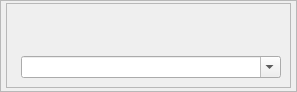
<?xml version="1.0" encoding="UTF-8"?>
<ui version="4.0">
 <class>QGenieFrameSearch</class>
 <widget class="QFrame" name="QGenieFrameSearch">
  <property name="geometry">
   <rect>
    <x>0</x>
    <y>0</y>
    <width>297</width>
    <height>92</height>
   </rect>
  </property>
  <property name="sizePolicy">
   <sizepolicy hsizetype="Preferred" vsizetype="Preferred">
    <horstretch>0</horstretch>
    <verstretch>0</verstretch>
   </sizepolicy>
  </property>
  <property name="minimumSize">
   <size>
    <width>0</width>
    <height>92</height>
   </size>
  </property>
  <property name="windowTitle">
   <string>Frame</string>
  </property>
  <property name="layoutDirection">
   <enum>Qt::LeftToRight</enum>
  </property>
  <property name="styleSheet">
   <string notr="true"/>
  </property>
  <property name="frameShape">
   <enum>QFrame::StyledPanel</enum>
  </property>
  <property name="frameShadow">
   <enum>QFrame::Raised</enum>
  </property>
  <property name="stylehintsub" stdset="0">
   <number>0</number>
  </property>
  <property name="stylehintlevel" stdset="0">
   <number>0</number>
  </property>
  <layout class="QHBoxLayout" name="horizontalLayout_2">
   <property name="leftMargin">
    <number>4</number>
   </property>
   <property name="topMargin">
    <number>2</number>
   </property>
   <property name="rightMargin">
    <number>4</number>
   </property>
   <property name="bottomMargin">
    <number>2</number>
   </property>
   <item>
    <widget class="QFrame" name="frame">
     <property name="sizePolicy">
      <sizepolicy hsizetype="Fixed" vsizetype="Fixed">
       <horstretch>0</horstretch>
       <verstretch>0</verstretch>
      </sizepolicy>
     </property>
     <property name="minimumSize">
      <size>
       <width>285</width>
       <height>85</height>
      </size>
     </property>
     <property name="maximumSize">
      <size>
       <width>285</width>
       <height>85</height>
      </size>
     </property>
     <property name="frameShape">
      <enum>QFrame::StyledPanel</enum>
     </property>
     <property name="frameShadow">
      <enum>QFrame::Raised</enum>
     </property>
     <property name="stylehintlevel" stdset="0">
      <number>1</number>
     </property>
     <property name="stylehintsub" stdset="0">
      <number>0</number>
     </property>
     <layout class="QHBoxLayout" name="horizontalLayout">
      <item>
       <spacer name="horizontalSpacer">
        <property name="orientation">
         <enum>Qt::Horizontal</enum>
        </property>
        <property name="sizeHint" stdset="0">
         <size>
          <width>270</width>
          <height>20</height>
         </size>
        </property>
       </spacer>
      </item>
      <item>
       <layout class="QVBoxLayout" name="verticalLayout">
        <item>
         <spacer name="verticalSpacer">
          <property name="orientation">
           <enum>Qt::Vertical</enum>
          </property>
          <property name="sizeHint" stdset="0">
           <size>
            <width>20</width>
            <height>40</height>
           </size>
          </property>
         </spacer>
        </item>
        <item>
         <widget class="QComboBox" name="comboBox">
          <property name="sizePolicy">
           <sizepolicy hsizetype="Fixed" vsizetype="Fixed">
            <horstretch>0</horstretch>
            <verstretch>0</verstretch>
           </sizepolicy>
          </property>
          <property name="minimumSize">
           <size>
            <width>260</width>
            <height>0</height>
           </size>
          </property>
          <property name="styleSheet">
           <string notr="true"/>
          </property>
          <property name="editable">
           <bool>true</bool>
          </property>
          <property name="stylehintcob" stdset="0">
           <number>0</number>
          </property>
         </widget>
        </item>
       </layout>
      </item>
     </layout>
    </widget>
   </item>
  </layout>
 </widget>
 <resources/>
 <connections/>
</ui>
